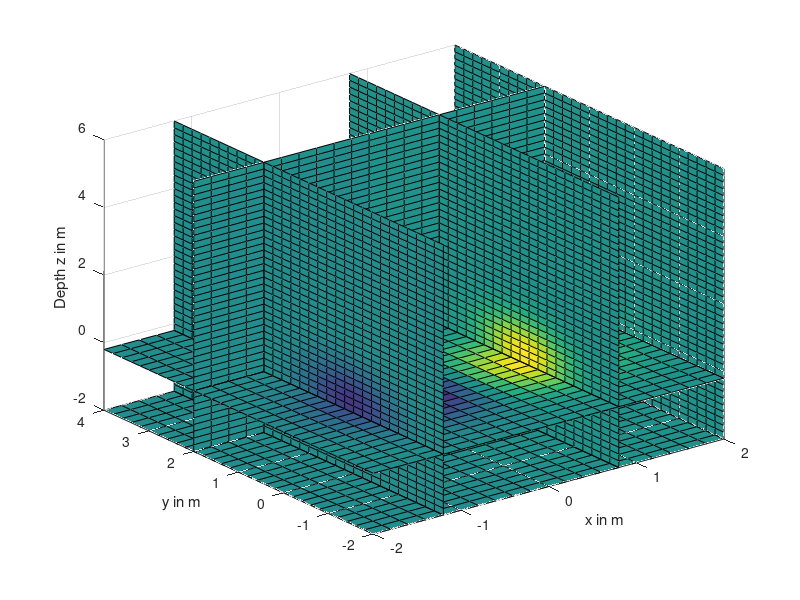

Recreate this plot in MATLAB.
close all;
clear all;
clc;
[x,y,z] = meshgrid(-2:.2:2, -2:.2:4, -2:.2:6);
v = x .* exp(-x.^2 - y.^2 - z.^2);
slice(x,y,z,v,[-1.2 .8 2],2,[-2 -.2])
        xlabel('x in m');
        ylabel('y in m');
        zlabel('Depth z in m');